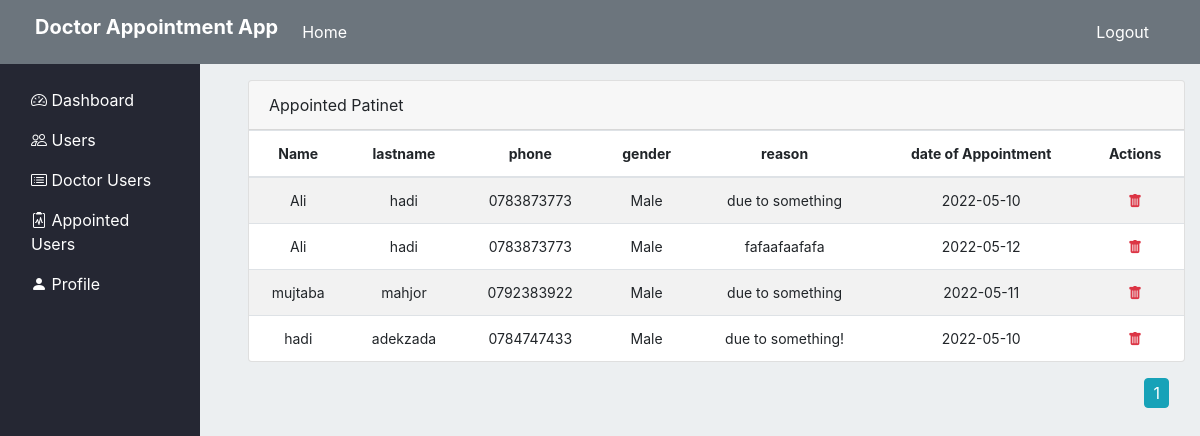
/admin/appointed/patient/list (signed in), run on an earlier commit of the app's database.
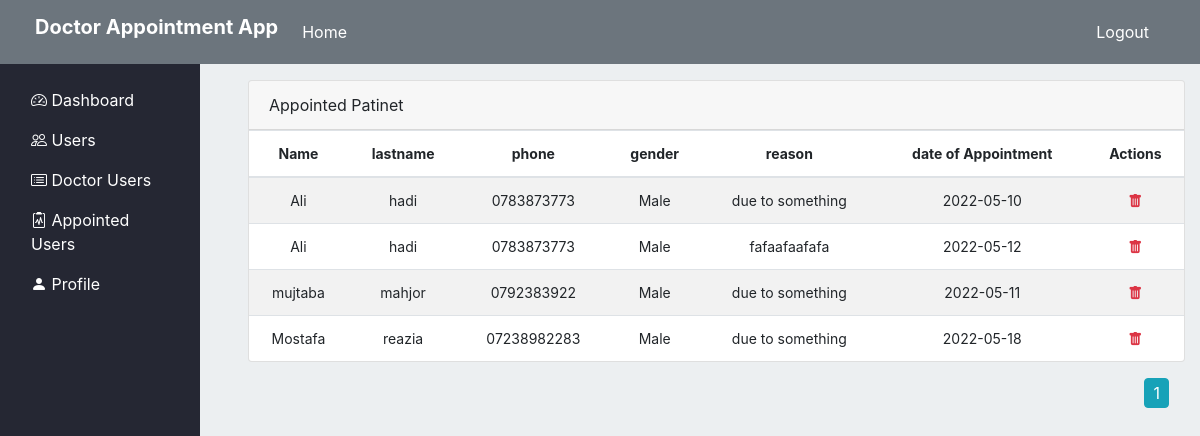
And on a later commit of the database.
### appointment/models.py (models this page shows, shortened)
class Appointment(db.Model):
    __tablename__='Appointment'
    id = db.Column(db.Integer, primary_key=True)
    patient_id = db.Column(db.Integer, db.ForeignKey('user.id'))
    schedule_id = db.Column(db.Integer, db.ForeignKey('Schedule.id'))
    reason = db.Column(db.String(200))
    appointment_date = db.Column(db.Date(), default = datetime.now().date() )

class User(db.Model, UserMixin):
    id = db.Column(db.Integer, primary_key=True)
    username = db.Column(db.String(30), nullable=False, unique=True)
    name = db.Column(db.String(30), nullable=False)
    lastname = db.Column(db.String(30), nullable=False)
    email = db.Column(db.String(40), unique=True, nullable=False)
    address = db.Column(db.Text , nullable=False)
    phone = db.Column(db.String(20), unique=True, nullable=False)
    date_of_birth = db.Column(db.Date(), default = datetime.now().date())
    role = db.Column(db.Integer, nullable=False, default=3)
    gender = db.Column(db.Boolean, default=True, nullable=False)
    password = db.Column(db.String(60), nullable=False)
    doctorinfo = db.relationship('DoctorInfo', backref='User', cascade="all, delete", uselist=False, lazy=True)
    schedule = db.relationship('Schedule', backref='User', lazy=True)
    appointment = db.relationship('Appointment', backref='User', lazy=True)

### appointment/routes.py (the view)
@app.route("/admin/appointed/patient/list", methods=['GET'])
@login_required
@admin_required
def appointed_patient_list():
    return all_appointed_patient_list()

### appointment/models.py (called while the page is built)
@login_manager.user_loader
def load_user(user_id):
    return User.query.get(int(user_id))

### appointment/privilege.py (called while the page is built)
def admin_required(f):
    @wraps(f)
    def wrap(*args, **kwargs):
        if current_user and current_user.role == 1:
            return f(*args, **kwargs)
        flash("Ooops login or your privilege is not satisfied", "info")
        return redirect(url_for('home'))
    return wrap

### appointment/view.py (called while the page is built)
def all_appointed_patient_list():
    page = request.args.get('page', 1, type=int)
    all_appointed_patient = db.session.query(User.name, User.lastname, User.phone, User.gender,
                         Appointment.reason, Appointment.id, Appointment.appointment_date)\
                         .join(Appointment, User.id == Appointment.patient_id).paginate(page=page, per_page=7)
    return render_template('adminPanel/appointment_list.html', patients=all_appointed_patient)

### appointment/templates/adminPanel/appointment_list.html
{% extends "index.html" %}
{% block section %}
<div class="row">
    <div class="col-md-12">
        <div class="main-card mb-3 card">
            <div class="card-header">Appointed Patinet </div>
            <div class="table-responsive">
                <table class="align-middle mb-0 table table-borderless table-striped table-hover">
                    <thead>
                        <tr  class="app-normal-font">
                            <th class="text-center">Name</th>
                            <th class="text-center">lastname</th>
                            <th class="text-center">phone</th>
                            <th class="text-center">gender</th>
                            <th class="text-center">reason</th>
                            <th class="text-center">date of Appointment</th>
                            <th class="text-center">Actions</th>
                        </tr>
                    </thead>
                    <tbody>
                        {% for patient in patients.items %}
                            <tr class="app-normal-font p-0">
                                <td class="text-center">
                                    <div class="widget-content p-0">
                                        {{patient.name}}
                                    </div>
                                </td>
                                <td class="text-center">{{patient.lastname}}</td>
                                <td class="text-center">
                                    {{patient.phone}}
                                </td>
                                <td class="text-center">
                                    {% if patient.gender == True %}
                                        Male
                                    {% else %}
                                        Female
                                    {% endif %}
                                </td>
                                <td class="text-center">
                                    {{ patient.reason }}
                                </td>
                                <td class="text-center">
                                    {{ patient.appointment_date }}
                                </td>
                                <td class="text-center">
                                    <a href="{{url_for('delete_appointment', id=patient.id)}}" class="text-danger" onclick="alert('Are your Sure to delete')">
                                        <i class="bi bi-trash-fill"></i>
                                    </a>
                                </td>
                            </tr>
                        {% endfor %}
                    </tbody>
                </table>
            </div>
        </div>
        <div class="float-right mr-3">
            {% for page_num in patients.iter_pages(left_edge=1, right_edge=1, left_current=1, right_current=2) %}
                {% if page_num  %}
                    {% if patients.page == page_num  %}
                        <a class="btn btn-info nb-4" style="padding:2px 8px;" href="{{ url_for('appointed_patient_list', page=page_num)}}">{{page_num}}</a>
                    {% else %}
                        <a class="btn btn-outline-info nb-4" style="padding:2px 8px;" href="{{ url_for('appointed_patient_list', page=page_num)}}">{{page_num}}</a>
                    {% endif %}
                {% else %}
                    ...
                {% endif %}
            {% endfor %}
        </div>
    </div>
</div>
{% endblock %}

What changed in the data, as far as the page shows it:
changed Appointment: name "hadi" → "Mostafa"; lastname "adekzada" → "reazia"; phone "0784747433" → "07238982283"; reason "due to something!" → "due to something"; appointment_date "2022-05-10" → "2022-05-18"
